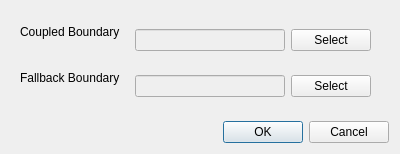
<?xml version="1.0" encoding="UTF-8"?>
<ui version="4.0">
 <class>CyclicACMIDialog</class>
 <widget class="QDialog" name="CyclicACMIDialog">
  <property name="geometry">
   <rect>
    <x>0</x>
    <y>0</y>
    <width>400</width>
    <height>130</height>
   </rect>
  </property>
  <property name="minimumSize">
   <size>
    <width>400</width>
    <height>0</height>
   </size>
  </property>
  <property name="windowTitle">
   <string>CyclicACMI Boundary Condition</string>
  </property>
  <layout class="QVBoxLayout" name="verticalLayout">
   <item>
    <widget class="QWidget" name="dialogContents" native="true">
     <layout class="QFormLayout" name="formLayout">
      <item row="0" column="0">
       <widget class="QLabel" name="coupledBoundaryLabel">
        <property name="text">
         <string>Coupled Boundary</string>
        </property>
       </widget>
      </item>
      <item row="1" column="0">
       <widget class="QLabel" name="fallbackBoundaryLabel">
        <property name="text">
         <string>Fallback Boundary</string>
        </property>
       </widget>
      </item>
      <item row="0" column="1">
       <widget class="QWidget" name="widget_1" native="true">
        <layout class="QHBoxLayout" name="coupledBoundaryLayout">
         <item>
          <widget class="QLineEdit" name="coupledBoundary">
           <property name="enabled">
            <bool>false</bool>
           </property>
          </widget>
         </item>
         <item>
          <widget class="QPushButton" name="selectCoupledBoundary">
           <property name="text">
            <string>Select</string>
           </property>
          </widget>
         </item>
        </layout>
       </widget>
      </item>
      <item row="1" column="1">
       <widget class="QWidget" name="widget_2" native="true">
        <layout class="QHBoxLayout" name="fallbackBoundaryLayout">
         <item>
          <widget class="QLineEdit" name="fallbackBoundary">
           <property name="enabled">
            <bool>false</bool>
           </property>
          </widget>
         </item>
         <item>
          <widget class="QPushButton" name="selectFallbackBoundary">
           <property name="text">
            <string>Select</string>
           </property>
          </widget>
         </item>
        </layout>
       </widget>
      </item>
     </layout>
    </widget>
   </item>
   <item>
    <widget class="QDialogButtonBox" name="buttonBox">
     <property name="orientation">
      <enum>Qt::Orientation::Horizontal</enum>
     </property>
     <property name="standardButtons">
      <set>QDialogButtonBox::StandardButton::Cancel|QDialogButtonBox::StandardButton::Ok</set>
     </property>
    </widget>
   </item>
  </layout>
 </widget>
 <resources/>
 <connections>
  <connection>
   <sender>buttonBox</sender>
   <signal>accepted()</signal>
   <receiver>CyclicACMIDialog</receiver>
   <slot>accept()</slot>
   <hints>
    <hint type="sourcelabel">
     <x>248</x>
     <y>254</y>
    </hint>
    <hint type="destinationlabel">
     <x>157</x>
     <y>274</y>
    </hint>
   </hints>
  </connection>
  <connection>
   <sender>buttonBox</sender>
   <signal>rejected()</signal>
   <receiver>CyclicACMIDialog</receiver>
   <slot>reject()</slot>
   <hints>
    <hint type="sourcelabel">
     <x>316</x>
     <y>260</y>
    </hint>
    <hint type="destinationlabel">
     <x>286</x>
     <y>274</y>
    </hint>
   </hints>
  </connection>
 </connections>
</ui>
